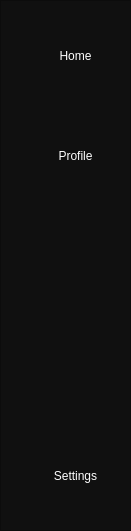
       <widget class="QFrame" name="menu_frame">
        <property name="geometry">
         <rect>
          <x>0</x>
          <y>50</y>
          <width>131</width>
          <height>531</height>
         </rect>
        </property>
        <property name="styleSheet">
         <string notr="true">background-color: rgb(16, 16, 16);</string>
        </property>
        <property name="frameShape">
         <enum>QFrame::StyledPanel</enum>
        </property>
        <property name="frameShadow">
         <enum>QFrame::Raised</enum>
        </property>
        <widget class="QPushButton" name="profile_button">
         <property name="geometry">
          <rect>
           <x>10</x>
           <y>130</y>
           <width>111</width>
           <height>51</height>
          </rect>
         </property>
         <property name="cursor">
          <cursorShape>PointingHandCursor</cursorShape>
         </property>
         <property name="styleSheet">
          <string notr="true">
QPushButton {
                
	background-color: rgb(16, 16, 16);
                border: none;
                border-radius: 5px;
                padding-left:20px;
				color: white
            }
QPushButton:hover {
                background-color: blue;
            }
</string>
         </property>
         <property name="text">
          <string>Profile</string>
         </property>
         <property name="icon">
          <iconset resource="icons.qrc">
           <normaloff>:/icons/Downloads/account-circle.png</normaloff>:/icons/Downloads/account-circle.png</iconset>
         </property>
         <property name="iconSize">
          <size>
           <width>40</width>
           <height>40</height>
          </size>
         </property>
        </widget>
        <widget class="QPushButton" name="settings_button">
         <property name="geometry">
          <rect>
           <x>10</x>
           <y>450</y>
           <width>111</width>
           <height>51</height>
          </rect>
         </property>
         <property name="cursor">
          <cursorShape>PointingHandCursor</cursorShape>
         </property>
         <property name="styleSheet">
          <string notr="true">
QPushButton {
                
	background-color: rgb(16, 16, 16);
                border: none;
                border-radius: 5px;
                padding-left:20px;
				color: white
            }
QPushButton:hover {
                background-color: blue;
            }
</string>
         </property>
         <property name="text">
          <string>Settings</string>
         </property>
         <property name="icon">
          <iconset resource="icons.qrc">
           <normaloff>:/icons/Downloads/settingsicon1.png</normaloff>:/icons/Downloads/settingsicon1.png</iconset>
         </property>
         <property name="iconSize">
          <size>
           <width>40</width>
           <height>40</height>
          </size>
         </property>
        </widget>
        <widget class="QPushButton" name="home_button">
         <property name="geometry">
          <rect>
           <x>10</x>
           <y>30</y>
           <width>111</width>
           <height>51</height>
          </rect>
         </property>
         <property name="cursor">
          <cursorShape>PointingHandCursor</cursorShape>
         </property>
         <property name="autoFillBackground">
          <bool>false</bool>
         </property>
         <property name="styleSheet">
          <string notr="true">
QPushButton {
                icon-position: left;
	background-color: rgb(16, 16, 16);
                border: none;
                border-radius: 5px;
                padding-left:20px;
				color: white
            }
QPushButton:hover {
                background-color: blue;
            }
</string>
         </property>
         <property name="text">
          <string>Home</string>
         </property>
         <property name="icon">
          <iconset resource="icons.qrc">
           <normaloff>:/icons/Downloads/home-rounded.png</normaloff>:/icons/Downloads/home-rounded.png</iconset>
         </property>
         <property name="iconSize">
          <size>
           <width>40</width>
           <height>40</height>
          </size>
         </property>
         <property name="checkable">
          <bool>false</bool>
         </property>
        </widget>
       </widget>
